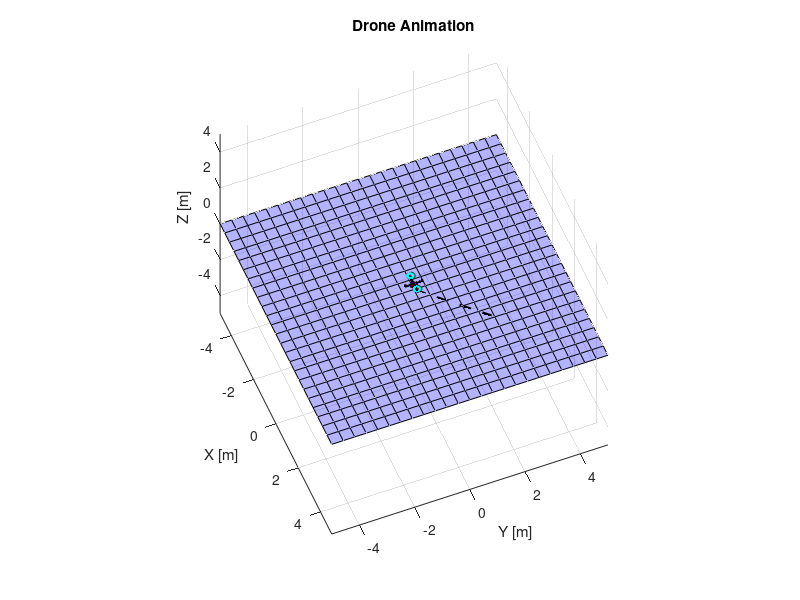

This figure's MATLAB source: (Note: this script raises an error after producing the figure.)
function main()
    % Define initial position and desired position
    x0 = 0.0; y0 = 0.0; z0 = 0.280;     % Initial position
    x_desired = 2; y_desired = 2; z_desired = 0.280;   % Desired position

    % Design parameters
    b = 0.6;   % the length of total square cover by whole body of quadcopter in meters
    t_final = 20; % Example duration in seconds
    dt = 0.1;       % Time step
    speed_factor = 1.5;  % Speed factor

    [x, y, z, roll, pitch, yaw] = generate_trajectory(x0, y0, z0, x_desired, y_desired, z_desired, t_final, dt, speed_factor);
    
    % Initialize PID controller parameters 
    kp_pos = [0.5, 0.5, 1]; % Proportional gains for x, y, z
    ki_pos = [0.05, 0.05, 0.05]; % Integral gains for x, y, z
    kd_pos = [0.1, 0.1, 0.1]; % Derivative gains for x, y, z
    
    % Initial PID errors
    e_prev_pos = [0; 0; 0]; % Previous error for position
    e_int_pos = [0; 0; 0];  % Integral of position error
    position_error = zeros(1, length(x));
    % Initialize arrays for noisy measurements and Kalman estimates
    noisy_measurements = zeros(3, length(x)-1); % For storing noisy [x; y; z] measurements
    kalman_estimates = zeros(3, length(x)-1); % For storing Kalman filter estimates
    z_thrust_arr = zeros(length(x), 1);
    deformation_history = zeros(1, length(x)-1); % Initialize array to store deformation history

    % Initialize force history
    force_history = zeros(1, length(x)-1);  % Initialize force history
    
    % Initialize the surface
    [X_surface, Y_surface, Z_surface] = initialize_surface();
    drone_height_history = zeros(1, length(x)); % Initialize array to store drone heights

    % Define convergence threshold
    threshold_distance = 0.01; % Threshold distance (meters)

    % Animation and control loop
    i = 1; % Initialize the index
    while i <= length(x)-1
        
        % Current desired position 
        x_target = x(i); y_target = y(i); z_target = z(i);

        % Calculate the distance to the desired position
        distance_to_target = sqrt((x_target - x_desired)^2 + (y_target - y_desired)^2 + (z_target - z_desired)^2);
        
        % Stop the simulation if within the threshold distance
        if distance_to_target < threshold_distance
            break; % Exit the loop if close enough to the target
        end
        fprintf('\n\nTime: %.2f s',(i) * dt);
        
        % Generate noisy measurements
        noise_std = 0.05; % Measurement noise standard deviation
        noisy_measurement = [x(i); y(i); z(i)] + noise_std * randn(3, 1);
        noisy_measurements(:, i) = noisy_measurement; % Store the noisy measurement

        % Simple Kalman filter update
        if i == 1
            kalman_estimate = [x(i); y(i); z(i)];
            P = eye(3) * noise_std^2;
        else
            kalman_estimate = [x(i); y(i); z(i)];
            % Update the covariance matrix
            A = eye(3);
            Q = eye(3) * 0.001; % Process noise covariance
            P = A * P * A' + Q; 

            % Measurement update step
            H = eye(3);
            R = eye(3) * (noise_std)^2; 
            K = P * H' / (H * P * H' + R);
            kalman_estimate = kalman_estimate + K * (noisy_measurement - H * kalman_estimate);
            P = (eye(3) - K * H) * P;
        end
        kalman_estimates(:, i) = kalman_estimate; % Store the Kalman estimate
        % Print current Kalman filter estimate to the command window
        fprintf('\nKalman Estimate: x = %.4f, y = %.4f, z = %.4f\n',  kalman_estimates(1, i), kalman_estimates(2, i), kalman_estimates(3, i));
        % Call the position PID controller
        [u_pos, e_prev_pos, e_int_pos] = pid_controller(x_target, y_target, 0.28, ...
                                    kalman_estimates(1, i), ...
                                    kalman_estimates(2, i), ...
                                    kalman_estimates(3, i), ...
                                    kp_pos, ki_pos, kd_pos, e_prev_pos, e_int_pos, dt);
        
        % Combine control outputs (consider only vertical thrust from altitude controller)
        u = [u_pos(1); u_pos(2); u_pos(3); 0];  % Assuming no yaw control for simplicity

        % Simulate drone response with updated control input
        [x(i), y(i), z(i), roll(i), pitch(i), yaw(i)] = simulate_drone_dynamics(x(i), y(i), z(i), u, dt);

        % Limit the altitude using the altitude_limiter function
        fprintf('Position: x = %.4f, y = %.4f, z = %.4f\n',  x(i), y(i), z(i));
        u = altitude_limiter(z(i), u);  % Adjust the vertical control if necessary

        % Simulate drone response again after applying altitude limit
        [x(i), y(i), z(i), roll(i), pitch(i), yaw(i)] = simulate_drone_dynamics(x(i), y(i), z(i), u, dt);
        fprintf('u = %.4f  ', u);
        fprintf('\nroll = %.4f, pitch = %.4f, yaw = %.4f', roll(i), pitch(i), yaw(i));
        fprintf('\nFinal Position: x = %.4f, y = %.4f, z = %.4f\n',  x(i), y(i), z(i));
        position_error(i) = sqrt((x(i) - x_target)^2 + (y(i) - y_target)^2);
        % Store the height of the drone
        drone_height_history(i) = z(i); % Store the updated drone height

        % Print the height after applying thrust
        fprintf('Height: %.4f\n', z(i));

        % Call the animation function to visualize the drone's position
        [force_sensor_reading, deformation] = drone_Animation(x, y, z, roll, pitch, yaw, x_desired, y_desired, z_desired, b, z(i), kalman_estimates, X_surface, Y_surface, Z_surface, i); 
        % Store deformation in the history array
        deformation_history(i) = deformation;
        force_history(i) = force_sensor_reading;
        pause(dt);  % Pause for the time step duration
        z_thrust_arr(i) = z(i);
        i = i + 1; % Increment the index
    end
    figure;
    plot(position_error);
    xlabel('Time Step');
    ylabel('Position Error (m)');
    title('Position Error Over Time');
    % Plotting and visualization functions (existing code unchanged)
    plot_kalman_results(x, y, z, noisy_measurements, kalman_estimates);
    plot_force(force_history); % Plot force sensor reading
    plot_deformation(deformation_history);
end



function surface_z = get_surface_height(X_surface, Y_surface, Z_surface, x, y)
    % Interpolating the surface height using the input grid and points
    surface_z = interp2(X_surface, Y_surface, Z_surface, x, y, 'linear', NaN);
end

function [X_surface, Y_surface, Z_surface] = initialize_surface()
    % Initialize the surface
    [X_surface, Y_surface] = meshgrid(linspace(-5, 5, 25));
    Z_surface = zeros(size(X_surface)); % Flat surface at z = 0
end

function [force_sensor_reading, deformation] = drone_Animation(x, y, z, roll, pitch, yaw, x_desired, y_desired, z_desired, b, z_thrust, kalman_estimates, X_surface, Y_surface, Z_surface, i)
    % Define design parameters
    H = 0.06;  % height of drone in Z direction (4cm)
    H_m = H + H / 2; % height of motor in z direction (5 cm)
    r_p = b / 4;   % radius of propeller

    % Define Figure plot
    view(68, 53);
    grid on;
    axis equal;
    xlim([-5 5]);
    ylim([-5 5]);
    zlim([-5 5]);
    title('Drone Animation')
    xlabel('X [m]');
    ylabel('Y [m]');
    zlabel('Z [m]');
    hold on;

    % Plot the desired trajectory with adjusted height
    plot3([x(1), x_desired], [y(1), y_desired], [z(1)-0.3, z_desired+0.02-0.3], 'k--', 'LineWidth', 2);
    
    % Plot the planar blue surface
    surface(X_surface, Y_surface, Z_surface, 'FaceColor', 'blue', 'FaceAlpha', 0.3);
    
    % Clear previous plot
    cla;

    % Plot the planar blue surface
    surface(X_surface, Y_surface, Z_surface, 'FaceColor', 'blue', 'FaceAlpha', 0.3);
    
    % Plot the trajectory with adjusted height
    plot3([x(1), x_desired], [y(1), y_desired], [z(1)-0.3, z_desired+0.02-0.3], 'k--', 'LineWidth', 2);
    
   
    % Plot the drone at the estimated position
    plot_drone(x(i), y(i), z(i), roll(i), pitch(i), yaw(i), b, H, H_m, r_p);

    % Plot the probe at the desired position
    [force_sensor_reading, deformation] = plot_probe(x(i), y(i), z_thrust, X_surface, Y_surface, Z_surface);
    
   % Amplify deformation for visibility
    scaling_factor = 20; % Adjust this value to make the deformation more visible

    deformation_area_radius = 0.3; % Radius around the probe where deformation is applied

    % Loop through surface grid points
    for j = 1:size(X_surface, 1)
        for k = 1:size(Y_surface, 2)
            % Calculate distance from the probe to the current surface grid point
            dist_to_probe = sqrt((X_surface(j, k) - x(i))^2 + (Y_surface(j, k) - y(i))^2);

            % Apply deformation only within the circular area around the probe
            if dist_to_probe <= deformation_area_radius
                % Scale deformation for visibility
                Z_surface(j, k) = Z_surface(j, k) - scaling_factor * deformation;
            end
        end
    end

    % Plot the blue surface with updated Z_surface
    surface(X_surface, Y_surface, Z_surface, 'FaceColor', 'blue', 'FaceAlpha', 0.3);
    
    % Set the current frame
    drawnow; 
    hold off;
end

function [x, y, z, roll, pitch, yaw] = generate_trajectory(x0, y0, z0, x_desired, y_desired, z_desired, t_final, dt, speed_factor)
    % Generate a straight-line trajectory from initial position to desired position
    t = 0:dt:t_final; 
    % Adjust the number of steps based on speed_factor
    num_steps = ceil(numel(t) / speed_factor);
    x = linspace(x0, x_desired, num_steps);
    y = linspace(y0, y_desired, num_steps);
    z = linspace(z0, z_desired, num_steps);
    
    % Assume constant roll, pitch, and yaw for simplicity
    roll = zeros(size(x));     % No roll
    pitch = zeros(size(x));    % No pitch
    yaw = zeros(size(x));      % No yaw
end


function [x_new, y_new, z_new, roll_new, pitch_new, yaw_new] = simulate_drone_dynamics(x, y, z, u, dt)
    % Physical parameters
    m = 1;  % mass of the quadcopter (kg)
    g = 9.81;  % acceleration due to gravity (m/s^2)
    Ixx = 0.1; % Moment of inertia about x-axis
    Iyy = 0.2; % Moment of inertia about y-axis
    Izz = 0.3; % Moment of inertia about z-axis
    L = 0.5;  % distance from the center of the quadcopter to any of the propellers (m)
    b = 0.1;  % some appropriately dimensioned constant for drag torque
    
    % Extract control inputs
    throttle = u(1);
    roll_in = u(2);
    pitch_in= u(3);
    yaw_in = u(4);
    % Compute total thrust and torques
    total_thrust = throttle * m * g;
    roll_torque = L * total_thrust * roll_in;
    pitch_torque = L * total_thrust * pitch_in;
    yaw_torque = b * (roll_in^2 - pitch_in^2 + yaw_in^2);
    
    
    % Update linear accelerations (using Newton-Euler equations)
    z_acceleration = -g + total_thrust / m;
    x_acceleration = total_thrust / m * (cos(yaw_in) * sin(pitch_in) * cos(roll_in) + sin(yaw_in) * sin(roll_in));
    y_acceleration = total_thrust / m * (sin(yaw_in) * sin(pitch_in) * cos(roll_in) - cos(yaw_in) * sin(roll_in));
    % Update angular accelerations (using Euler-Lagrange equations)
    p = roll_in;
    q = pitch_in;
    r = yaw_in;
    
    roll_acceleration = (pitch_torque - Izz * q * r) / Ixx;
    pitch_acceleration = (roll_torque - Ixx * p * r) / Iyy;
    yaw_acceleration = (yaw_torque - Iyy * p * q) / Izz;

    % Update positions and angles using Euler integration
    x_new = x + dt * cos(pitch_in) * cos(yaw_in) * cos(roll_in) * dt * x_acceleration;
    y_new = y + dt * (sin(roll_in) * sin(pitch_in) * cos(yaw_in) - cos(roll_in) * sin(yaw_in)) * dt * y_acceleration;
    z_new = z + dt * (cos(roll_in) * sin(pitch_in) * cos(yaw_in) + sin(roll_in) * sin(yaw_in)) * dt * z_acceleration;
    roll_new = roll_in + dt * roll_acceleration;
    pitch_new = pitch_in + dt * pitch_acceleration;
    yaw_new = yaw_in + dt * yaw_acceleration;
end

function [u, e_prev, e_int] = pid_controller(x_target, y_target, z_target, x, y, z, kp, ki, kd, e_prev, e_int, dt)
    % PID Error calculations
    e = [x_target - x; y_target - y; z_target - z]; % Current error
    e_diff = (e - e_prev) / dt; % Derivative of error
    e_int = e_int + e * dt; % Integral of error

    % PID Controller
    u = kp .* e + ki .* e_int + kd .* e_diff; % Control input calculation

    % Update previous error
    e_prev = e;
end

function u = altitude_limiter(z, u)
    z_threshold = 0.3;  % Maximum allowable height

    % Check if the drone exceeds the height threshold
    if z >= z_threshold
        % If the drone is at or above the threshold and the control is pushing upwards
        u(3) = -(1.5*u(3));  % Stop any upward thrust
    end
    if z <= 0.297
        u(3) = -(0.5*u(3));  
    end
    
end

function [force_sensor_reading, deformation]=plot_probe(x, y, z, X_surface, Y_surface, Z_surface)
    % Plot the probe and display force reading if contact is detected.
    
    probe_length = 0.3; % Adjust the length of the probe as needed
    probe_radius = 0.01; % Adjust the radius of the probe as needed
    probe_segments = 20; % Number of segments for the probe cylinder
    
    % Plot the probe cylinder
    [xcylinder_probe, ycylinder_probe, zcylinder_probe] = cylinder(probe_radius, probe_segments);
    surface(xcylinder_probe + x, ycylinder_probe + y, -zcylinder_probe * probe_length + z, 'facecolor', 'k');
    
    [force_sensor_reading, deformation] = calculate_force(x, y, 0.3-z, X_surface, Y_surface, Z_surface);

    
    % Display force sensor reading only if contact force is non-zero
    
    text(x + 0.1, y + 0.1, z + 3, ['      Force(N): ', num2str(norm(force_sensor_reading), '%.4f')], ...
            'FontSize', 18, 'FontWeight', 'bold', 'Color', 'red');
    fprintf('Force = %4f', force_sensor_reading);
end


function plot_drone(x, y, z, ~, ~, ~, b, H, H_m, r_p)
    % Plot the drone at the given position and orientation
    % Define design parameters
    D2R = pi / 180;
    ro = 45 * D2R;                   % angle by which rotate the base of quadcopter
    Ri = [cos(ro), -sin(ro), 0;
          sin(ro), cos(ro),  0;
          0,       0,       1];     % rotation matrix to rotate the coordinates of base 
    base_co = [-b / 6, b / 6, b / 6, -b / 6; % Coordinates of Base 
               -b / 6, -b / 6, b / 6, b / 6;
               0,    0,   0,   0];
    base = Ri * base_co + [x; y; z - H]; % rotate base Coordinates by 45 degree and adjust z for drone height

    to = linspace(0, 2 * pi);
    xp = r_p * cos(to) + x;
    yp = r_p * sin(to) + y;
    zp = zeros(1, length(to)) + z;

    % Plot drone components
    % Design the base square
    patch(base(1,:), base(2,:), base(3,:), 'r');
    patch(base(1,:), base(2,:), base(3,:) + H, 'r');

    % Design 2 perpendicular legs of quadcopter 
    [xcylinder, ycylinder, zcylinder] = cylinder([H / 2, H / 2]);
    surface(b * zcylinder - b / 2 + x, ycylinder + y, xcylinder + H / 2 + z, 'facecolor', 'b');
    surface(ycylinder + x, b * zcylinder - b / 2 + y, xcylinder + H / 2 + z, 'facecolor', 'b');

    % Design 4 cylindrical motors 
    surface(xcylinder + b / 2 + x, ycylinder + y, H_m * zcylinder + H / 2 + z, 'facecolor', 'r');
    surface(xcylinder - b / 2 + x, ycylinder + y, H_m * zcylinder + H / 2 + z, 'facecolor', 'r');
    surface(xcylinder + x, ycylinder + b / 2 + y, H_m * zcylinder + H / 2 + z, 'facecolor', 'r');
    surface(xcylinder + x, ycylinder - b / 2 + y, H_m * zcylinder + H / 2 + z, 'facecolor', 'r');

    % Design 4 propellers
    patch(xp + b / 2, yp, zp + (H_m + H / 2), 'c', 'LineWidth', 0.5);
    patch(xp - b / 2, yp, zp + (H_m + H / 2), 'c', 'LineWidth', 0.5);
    patch(xp, yp + b / 2, zp + (H_m + H / 2), 'p', 'LineWidth', 0.5);
    patch(xp, yp - b / 2, zp + (H_m + H / 2), 'p', 'LineWidth', 0.5);
end

function [force, deformation] = calculate_force(x_probe, y_probe, z_probe, X_surface, Y_surface, Z_surface)
    % Calculate force exerted by the probe on the surface based on contact
    % position of the probe and surface height.
    
    % Get the surface height at the current (x, y) probe position
    surface_z = get_surface_height(X_surface, Y_surface, Z_surface, x_probe, y_probe);
    
    % Initialize force as zero (no contact)
    force = 0;
    
    % Calculate deformation
    deformation = z_probe - surface_z;
    fprintf('deformation=%.4f\n', deformation);
    
    % If the probe touches the surface or penetrates it
    if deformation > 0.00000
        % Apply force based on deformation using Hooke's law
        k = 1000; % Stiffness constant
        force = k * deformation^1.5; % Apply negative force proportional to deformation
    end
end



function plot_kalman_results(x, y, z, noisy_measurements, kalman_estimates)
    % This function plots the results of the Kalman filter alongside the actual trajectory
    % and the noisy measurements.
    
    figure; % Create a new figure
    hold on; grid on; % Enable grid and hold to plot multiple datasets
    
    % Plot actual trajectory
    plot3(x, y, z, 'g-', 'LineWidth', 2, 'DisplayName', 'Actual Trajectory');
    
    % Plot noisy measurements
    plot3(noisy_measurements(1, :), noisy_measurements(2, :), noisy_measurements(3, :), 'kx', 'DisplayName', 'Noisy Measurements');
    
    % Plot Kalman filter estimates
    plot3(kalman_estimates(1, :), kalman_estimates(2, :), kalman_estimates(3, :), 'b-', 'LineWidth', 2, 'DisplayName', 'Kalman Estimated Position');
    
    % Enhancements for visualization
    xlabel('X [m]');
    ylabel('Y [m]');
    zlabel('Z [m]');
    title('Drone Trajectory, Noisy Measurements, and Kalman Filter Estimates');
    legend show; % Display legend to identify each dataset
    % Set the view angle
    view(3); % Default 3D view
end

function plot_force(force_history)
    % Plot force sensor reading over time in a separate figure
    figure;
    plot(1:length(force_history), force_history, 'r', 'LineWidth', 1.5);
    xlabel('Time Step');
    ylabel('Force (N)');
    title('Force Sensor Reading over Time');
    grid on;
    %ylim([-2, 0]);
end

function plot_deformation(deformation_history)
    % Plot the deformation over time
    figure;
    plot(1:length(deformation_history), deformation_history, 'r-', 'LineWidth', 2);
    xlabel('Time step');
    ylabel('Deformation (m)');
    title('Deformation over Time');
    grid on;
end

